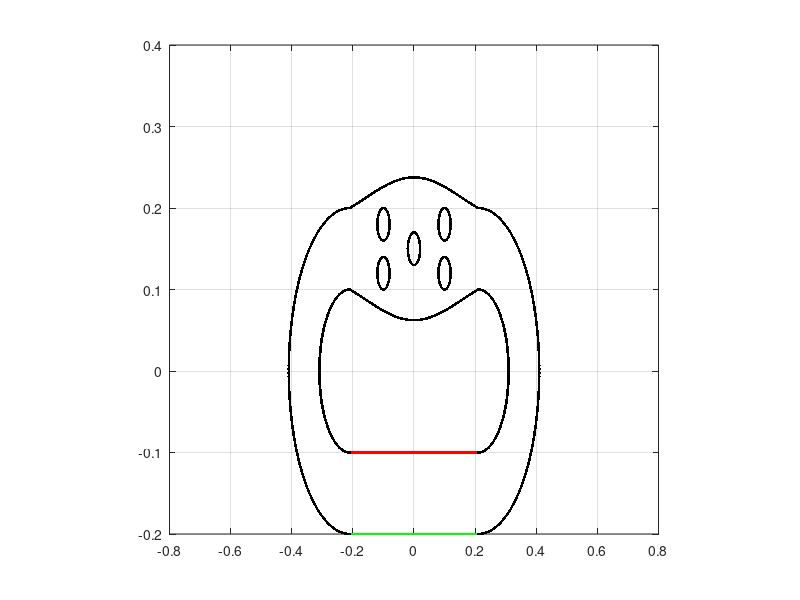

This figure's MATLAB source:
%Racetrack with prescribed peristalsis and pericardium

L = 1;                              % length of computational domain (m)
N = 512;                            % number of Cartesian grid meshwidths at the finest level of the AMR grid
dx = L/N;                           % Cartesian mesh width (m)
ds = L/(2*N);                       % space between boundary points in straight tube

%%%%%%%%%%%%%%%%%%%%%%%%%%%%%%%%%%%%%%%%%%%%%%%%%%%
%Lines 51-58 from generate mesh
% Parameters for the prescribed peristalsis
%Lap = 0.3;                          % length of the actuator section
% NLap = ceil(Lap/ds);                  % number of points along each actuator
%Cap = 0.5*Lt;                       % center of the actuator section
%NCap = ceil(ceil(Nstraight/2)*Cap/Lt); % index of the center point
%Na1p = NCap - ceil(NLap/2);            % index of the starting point with respect to the elastic section
%Na2p = Na1p+NLap-1;                    % index of the ending point with respect to the elastic section



%%%%%%%%%%%%%%%%%%%%%%%%%%%%%%%%%%%%%%%%%%%%%%%%%%%
%Parameters for the racetrack

Let = 0.4;                          % Length of elastic tube (m)
Nend = 10;                           % Number of rigid points on each end of elastic section
Lt = Let+2*Nend*ds;                 % Length of straight section with three rigid points on each end

diameter = 0.1;                     % diameter of the tube
R2 = 0.1;                           % radius of inner wall
R1 = R2+diameter;                   % radius of outer wall
percent = 0.8;                      % percent contraction for applied force peristalsis

radius = .02;                       % Radius of obstacles 
gamma = 0 : asin(ds/radius) : 2*pi;  % used for making the circle obstacles

Nstraight = 2*ceil(Lt/ds);          % number of points along each straight section
Ncurve = 2*ceil(pi*R1/ds);          % number of points along each curved section
Nrace = Nstraight+2*Ncurve;         % number of points making up the racetrack part
Nracecirc = Nrace+5*length(gamma);  % number of points making up the circle obstacles
dtheta = pi/(Ncurve/2);             % angle increment for drawing curved edges

mesh_name = 'heart_';               % structure name



centery = 0;                        % y-position of center of curved sections
centerx1 = -0.5*Lt;                 % x-position of center of left curved section
centerx2 = 0.5*Lt;                  % x-position of center of right curved section

%%%%%%%%%%%%%%%%%%%%%%%%%%%%%%%%%%%%%%%%%%%%%%%%%%%%%%%%%%
%%%%%%%%%%%%%%%%%%%%%%%%%%%%%%%%%%%%%%%%%%%%%%%%%%%%%%%%%
% Parameters for the pericardium
%Dp = 2*diameter;                    %diameter of the pericardium
%Nperi = 2*ceil((Dp-diameter)/ds);  % number of boundary points along the sides of the pericardium
%Nperitot = Nperi + Nstraight;       % total number of pericardium points

%%%%%%%%%%%%%%%%%%%%%%%%%%%%%%%%%%%%%%%%%%%%%%%%%%%%%%%%%%
%%%%%%%%%%%%%%%%%%%%%%%%%%%%%%%%%%%%%%%%%%%%%%%%%%%%%%%%%
% Parameters for the actuator
%La = 0.04;                          % length of the actuator section
%NLa = ceil(La/ds);                  % number of points along each actuator
%Ca = 0.25*Lt;                       % center of the actuator section
%NCa = ceil(ceil(Nstraight/2)*Ca/Lt); % index of the center point
%Na1 = NCa - ceil(NLa/2);            % index of the starting point with respect to the elastic section
%Na2 = Na1+NLa-1;                    % index of the ending point with respect to the elastic section

%%%%%%%%%%%%%%%%%%%%%%%%%%%%%%%%%%%%%%%%%%%%%%%%%%%%%%%%%%
%%%%%%%%%%%%%%%%%%%%%%%%%%%%%%%%%%%%%%%%%%%%%%%%%%%%%%%%%
% Parameters for the prescribed peristalsis
Lap = 0.3;                            % length of the actuator section
NLap = ceil(Lap/ds);                  % number of points along each actuator
Cap = 0.5*Lt;                         % center of the actuator section
NCap = ceil(ceil(Nstraight/2)*Cap/Lt); % index of the center point
Na1p = NCap - ceil(NLap/2);            % index of the starting point with respect to the elastic section
Na2p = Na1p+NLap-1;                    % index of the ending point with respect to the elastic section


%%%%%%%%%%%%%%%%%%%%%%%%%%%%%%%%%%%%%%%%%%%
%%%%%%%%%%%%%%%%%%%%%%%%%%%%%%%%%%%%%%%%%%%

% Parameters for applied force peristalsis
%Lnperi = 0.05;                          % length of the end of the flexible tube without peristalsis
%Lperi = Lt-2*Lnperi;                      % length of the peristalsis section of tube
%Nperist = ceil(Lperi/ds);                 % number of peristaltic points on top or bottom of tube
%NCent = ceil(Nstraight/4);                 %index of center of elastic tube
%Nperi1 = NCent-ceil(0.5*Nperist);           % index of the starting point with respect to the elastic section
%Nperi2 = Nperi1+Nperist-1;                  %index of the ending point with respect to the elastic section

%%%%%%%%%%%%%%%%%%%%%%%%%%%%%%%%%%%%%%%%%%%
%%%%%%%%%%%%%%%%%%%%%%%%%%%%%%%%%%%%%%%%%%%
% parameters for markers
Nmarkersx = 11;                     %number of columns of markers
Nmarkersy = 11;                     %number of markers in each column
Nmarkers=Nmarkersx*Nmarkersy;       %total number of markers
dmx = Let/(Nmarkersx-1);            %space between markers in x-direction
dmy = diameter/(Nmarkersy-1);       %space between markers in y-direction

%%%%%%%%%%%%%%%%%%%%%%%%%%%%%%%%%%%%%%%%%%%
%%%%%%%%%%%%%%%%%%%%%%%%%%%%%%%%%%%%%%%%%%%
% material parameters
kappa_spring = 30.0;               % spring constant (Newton)
kappa_beam = 0.3;                 % beam stiffness constant (Newton m^2) %2.5e-2 works for Wo>=5
kappa_target = kappa_spring;        % target point penalty spring constant (Newton)
Fmag = 4.0e0;                % this is my best guess at a reasonable applied force %4.0e0 works for Wo>=5
phase = 0;                      %initial phase of the oscillating force, where F=Fmag*phase and phase = (1+sin(2*pi*f*t-pi/2));

%%%%%%%%%%%%%%%%%%%%%%%%%%%%%%%%%%%%%%%%%%%%%%%%%%%%%%%%%%%%%%%%%%%%%%%%%%%%%%%%

%%%%%%%%%%%%%%%%%%%%%%%%%%%%%%
% Make markers as vertices with no material properties

vertex_fid = fopen(['markers_' num2str(N) '.vertex'], 'w');
fprintf(vertex_fid, '%d\n', Nmarkers);

%top part
for i=0:Nmarkersx-1
    for j=0:Nmarkersy-1
        y = centery-R2-j*dmy;
        x = -Let/2+i*dmx;
    fprintf(vertex_fid, '%1.16e %1.16e\n', x, y);
    end
end


%%%%%%%%%%%%%%%%%%%%%%%%%%%%%%%%%%%%%%%%%%%%%%%%%%%%%%%%%%%%%%%%%%%%%%%%%%%%%%%%
%%%%%%%%%%%%%%%%%%%%%%%%%%%%%%
% prescribed peristalsis part
% Write out the vertex information

% Allocate space for variables
ytop_elastic = zeros(1,ceil(Nstraight/2));
xtop_elastic = zeros(1,ceil(Nstraight/2));
ybot_elastic = zeros(1,ceil(Nstraight/2));
xbot_elastic = zeros(1,ceil(Nstraight/2));

% Vertex information
vertex_fid = fopen([mesh_name 'tube_' num2str(N) '.vertex'], 'w');
fprintf(vertex_fid, '%d\n', Nstraight);

% Top section, elastic tube
for i = 1:(Nstraight/2)
    ytop_elastic(1,i) = centery-R2;
    xtop_elastic(1,i) = -Lt/2+(i-1)*ds;
    fprintf(vertex_fid, '%1.16e %1.16e\n', xtop_elastic(1,i), ytop_elastic(1,i));
end

% Bottom section, elastic tube
for  i = 1:(Nstraight/2)
    ybot_elastic(1,i) = centery-R1;
    xbot_elastic(1,i) = -Lt/2+(i-1)*ds;
    fprintf(vertex_fid, '%1.16e %1.16e\n', xbot_elastic(1,i), ybot_elastic(1,i));
end

fclose(vertex_fid);

% Plots elastic tube vertices
plot(xtop_elastic,ytop_elastic,'r.')
hold on
plot(xbot_elastic,ybot_elastic,'g.')
%%%%%%%%%%%%%%%%%%%%%%%%%%%%%%%%%%%%%%%%%%%%%%%%%%%%%%%%%%%%%%%%%%%%%%%%%%%%%%%%

%%%%%%%%%%%%%%%%%%%%%%%%%%%%%%
% race track part
% Write out the vertex information

% Allocate Space
x_race = zeros(1,Nrace);
y_race = zeros(1,Nrace);

vertex_fid = fopen([mesh_name 'race_' num2str(N) '.vertex'], 'w');
fprintf(vertex_fid, '%d\n', Nracecirc);

%right inner curved part of racetrack 
for i=1:ceil(Ncurve/2)
    theta = (i-1)*dtheta-pi/2;
    y_race(1,i) = centery+R2*sin(theta);
    x_race(1,i) = Lt/2+R2*cos(theta);
    fprintf(vertex_fid, '%1.16e %1.16e\n', x_race(1,i), y_race(1,i));
end

%straight inner section on the top
for i = ceil(Ncurve/2)+1:ceil(Ncurve/2)+ceil(Nstraight/2)
    theta = (i-1)*dtheta-pi/2;
    theta1 = pi/2+(i-(ceil(Ncurve/2)+ceil(Nstraight/2))-1)*dtheta;
    y_race(1,i) = centery+R2-0.05*(-cos(theta))*cos(theta1);
    x_race(1,i) = centerx2-(i-ceil(Ncurve/2)-1)*ds;
    fprintf(vertex_fid, '%1.16e %1.16e\n', x_race(1,i), y_race(1,i));
end

%left inner curved part of racetrack
for i = ceil(Ncurve/2)+ceil(Nstraight/2)+1:Ncurve+ceil(Nstraight/2)
    theta = pi/2+(i-(ceil(Ncurve/2)+ceil(Nstraight/2))-1)*dtheta;
    y_race(1,i) = centery+R2*sin(theta);
    x_race(1,i) = centerx1+R2*cos(theta);
    fprintf(vertex_fid, '%1.16e %1.16e\n', x_race(1,i), y_race(1,i));
end

%right outer curved part of racetrack 
for i=Ncurve+ceil(Nstraight/2)+1:Ncurve+ceil(Ncurve/2)+ceil(Nstraight/2)
    theta=(i-(Ncurve+ceil(Nstraight/2))-1)*dtheta-pi/2;
    y_race(1,i) = centery+R1*sin(theta);
    x_race(1,i) = Lt/2+R1*cos(theta);
    fprintf(vertex_fid, '%1.16e %1.16e\n', x_race(1,i), y_race(1,i));
end

%straight outer section on the top
for i=Ncurve+ceil(Ncurve/2)+ceil(Nstraight/2)+1:Ncurve+ceil(Ncurve/2)+Nstraight
    theta=(i-(Ncurve+ceil(Nstraight/2))-1)*dtheta-pi/2;
    theta1=pi/2+(i-(Ncurve+ceil(Ncurve/2)+Nstraight)-1)*dtheta;
    y_race(1,i)=centery+R1+0.05*(-cos(theta))*cos(theta1);
    x_race(1,i)=centerx2-(i-(Ncurve+ceil(Ncurve/2)+ceil(Nstraight/2))-1)*ds;
    fprintf(vertex_fid, '%1.16e %1.16e\n', x_race(1,i), y_race(1,i));
end


%left outer curved part of racetrack
for i = Ncurve+ceil(Ncurve/2)+Nstraight+1:Nrace
    theta = pi/2+(i-(Ncurve+ceil(Ncurve/2)+Nstraight)-1)*dtheta;
    y_race(1,i) = centery+R1*sin(theta);
    x_race(1,i) = centerx1+R1*cos(theta);
    fprintf(vertex_fid, '%1.16e %1.16e\n', x_race(1,i), y_race(1,i));
end



% ADDING OBSTACLES / CIRCLES WITHIN THE TOP TUBE

%???????????????
%
% Vertex information for obstacles
%vertex_fid = fopen([mesh_name 'circ_' num2str(N) '.vertex'], 'w');
%fprintf(vertex_fid, '%d\n', Nracecirc);
%
%???????????????


% CENTER OBSTACLE
x1Center = 0;
y1Center = .15;
x1 = radius * cos(gamma) + x1Center;
y1 = radius * sin(gamma) + y1Center;
plot(x1,y1,'k.');
axis square;
grid on;

for i = 1:length(gamma)
    fprintf(vertex_fid, '%1.16e %1.16e\n', x1(1,i), y1(1,i));
end

% RIGHT TOP OBSTACLE
x2Center = 0.1;
y2Center = .18;
x2 = radius * cos(gamma) + x2Center;
y2 = radius * sin(gamma) + y2Center;
plot(x2,y2,'k.');
%plot(x,y,.1,.18,'lineWidth',3);
axis square;
grid on;

for i = 1:length(gamma)
    fprintf(vertex_fid, '%1.16e %1.16e\n', x2(1,i), y2(1,i));
end

% RIGHT BOTTOM OBSTACLE
x3Center = 0.1;
y3Center = .12;
x3 = radius * cos(gamma) + x3Center;
y3 = radius * sin(gamma) + y3Center;
plot(x3,y3,'k.');
%plot(x,y,.1,.12,'lineWidth',3);
axis square;
%grid on;

for i = 1:length(gamma)
    fprintf(vertex_fid, '%1.16e %1.16e\n', x3(1,i), y3(1,i));
end

% LEFT TOP OBSTACLE
x4Center = -0.1;
y4Center = .18;
x4 = radius * cos(gamma) + x4Center;
y4 = radius * sin(gamma) + y4Center;
plot(x4,y4,'k.');
%plot(x,y,-0.1,.18,'lineWidth',3);
axis square;
grid on;

for i = 1:length(gamma)
    fprintf(vertex_fid, '%1.16e %1.16e\n', x4(1,i), y4(1,i));
end

% LEFT BOTTOM OBSTACLE
x5Center = -0.1;
y5Center = .12;
x5 = radius * cos(gamma) + x5Center;
y5 = radius * sin(gamma) + y5Center;
plot(x5,y5,'k.');
%plot(x,y,-0.1,.12,'lineWidth',3);
axis square;
grid on;

for i = 1:length(gamma)
    fprintf(vertex_fid, '%1.16e %1.16e\n', x5(1,i), y5(1,i));
end

fclose(vertex_fid);

% Plots the racetrack vertices
plot(x_race,y_race,'k.')


%%%%%%%%%%%%%%%%%%%%%%%%%%%%%%%%%%%%%%%%%%%%%%%%%%%%%%%%%%%%%%%%%%%%%%%%%%%%%%%%

%%%%%%%%%%%%%%%%%%%%%%%%%%%%%%%%%%%%%%%%%%%%%%%%%%%%%%%%%%%%%%%%%%%%%%%%%%%%%%%%
% Write out the spring information for the elastic section

spring_fid = fopen([mesh_name 'tube_' num2str(N) '.spring'], 'w');
fprintf(spring_fid, '%d\n', Nstraight-2);

%elastic part of tube
for i = 0:ceil(Nstraight/2)-2
    fprintf(spring_fid, '%d %d %1.16e %1.16e\n', i, i+1, kappa_spring*ds/(ds^2), ds);
end

for i = ceil(Nstraight/2):Nstraight-2
    fprintf(spring_fid, '%d %d %1.16e %1.16e\n', i, i+1, kappa_spring*ds/(ds^2), ds);
end

fclose(spring_fid);
%
% %%%%%%%%%%%%%%%%%%%%%%%%%%%%%%%%%%%%%%%%%%%%%%%%%%%%%%%%%%%%%%%%%%%%%%%%%%%%%%%%
% %%%%%%%%%%%%%%%%%%%%%%%%%%%%%%%%%%%%%%%%%%%%%%%%%%%%%%%%%%%%%%%%%%%%%%%%%%%%%%%%
% % Write out the beam information for the elastic section

beam_fid = fopen([mesh_name 'tube_' num2str(N) '.beam'], 'w');
fprintf(beam_fid, '%d\n', Nstraight-4);

%elastic part of tube
for i = 0:ceil(Nstraight/2)-3
    fprintf(beam_fid, '%d %d %d %1.16e\n', i, i+1, i+2, kappa_beam*ds/(ds^4));
end

for i = ceil(Nstraight/2):Nstraight-3
    fprintf(beam_fid, '%d %d %d %1.16e\n', i, i+1, i+2, kappa_beam*ds/(ds^4));
end
fclose(beam_fid);

%%%%%%%%%%%%%%%%%%%%%%%%%%%%%%%%%%%%%%%%%%%%%%%%%%%%%%%%%%%%%%%%%%%%%%%%%%%%%%%%
%%%%%%%%%%%%%%%%%%%%%%%%%%%%%%%%%%%%%%%%%%%%%%%%%%%%%%%%%%%%%%%%%%%%%%%%%%%%%%%%

% Write out the target point information for the ends of the elastic tube
target_fid = fopen([mesh_name 'tube_' num2str(N) '.target'], 'w');

fprintf(target_fid, '%d\n', 4*Nend);

for i = 0:Nend-1
    fprintf(target_fid, '%d %1.16e\n', i, kappa_target*ds/(ds^2));
end

for i = ceil(Nstraight/2)-Nend:ceil(Nstraight/2)-1
    fprintf(target_fid, '%d %1.16e\n', i, kappa_target*ds/(ds^2));
end

for i = ceil(Nstraight/2):ceil(Nstraight/2)+Nend-1
    fprintf(target_fid, '%d %1.16e\n', i, kappa_target*ds/(ds^2));
end

for i = Nstraight-Nend:Nstraight-1
    fprintf(target_fid, '%d %1.16e\n', i, kappa_target*ds/(ds^2));
end

fclose(target_fid);



%%%%%%%%%%%%%%%%%%%%%%%%%%%%%%%%%%%%%%%%%%%%%%%%%%%%%%%%%%%%%%%%%%%%%%%%%%%%%%%%
% Write out the target point information for the racetrack
target_fid = fopen([mesh_name 'race_' num2str(N) '.target'], 'w');

fprintf(target_fid, '%d\n', Nracecirc);

for i = 0:Nracecirc-1
    fprintf(target_fid, '%d %1.16e\n', i, kappa_target*ds/(ds^2));
end

fclose(target_fid);

%%%%%%%%%%%%%%%%%%%%%%%%%%%%%%%%%%%%%%%%%%%%%%%%%%%%%%%%%%%%%%%%%%%%%%%%%%%%%%%%
%Target point information for the circles

% target_fid = fopen([mesh_name 'circ_' num2str(N) '.target'], 'w');
% 
% fprintf(target_fid, '%d\n', Nracecirc);
% 
% for i = 0:Nrace-1
%     fprintf(target_fid, '%d %1.16e\n', i, kappa_target*ds/(ds^2));
% end
% 
% fclose(target_fid);


%%%%%%%%%%%%%%%%%%%%%%%%%%%%%%%%%%%%%%%%%%%%%%%%%%%%%%%%%%%%%%%%%%%%%%%%%%%%%%%%

% Write out the target point information for the actuator
%
%top prescribed peristalsis
target_fid = fopen(['pperi_top_' num2str(N) '.target'], 'w');
fprintf(target_fid, '%d\n', NLap);

for i = 0:NLap-1,
    fprintf(target_fid, '%d %1.16e\n', i, kappa_target*ds/(ds^2));
end

fclose(target_fid);

%bottom prescribed peristalsis
target_fid = fopen(['pperi_bot_' num2str(N) '.target'], 'w');
fprintf(target_fid, '%d\n', NLap);

for i = 0:NLap-1,
    fprintf(target_fid, '%d %1.16e\n', i, kappa_target*ds/(ds^2));
end

fclose(target_fid);


